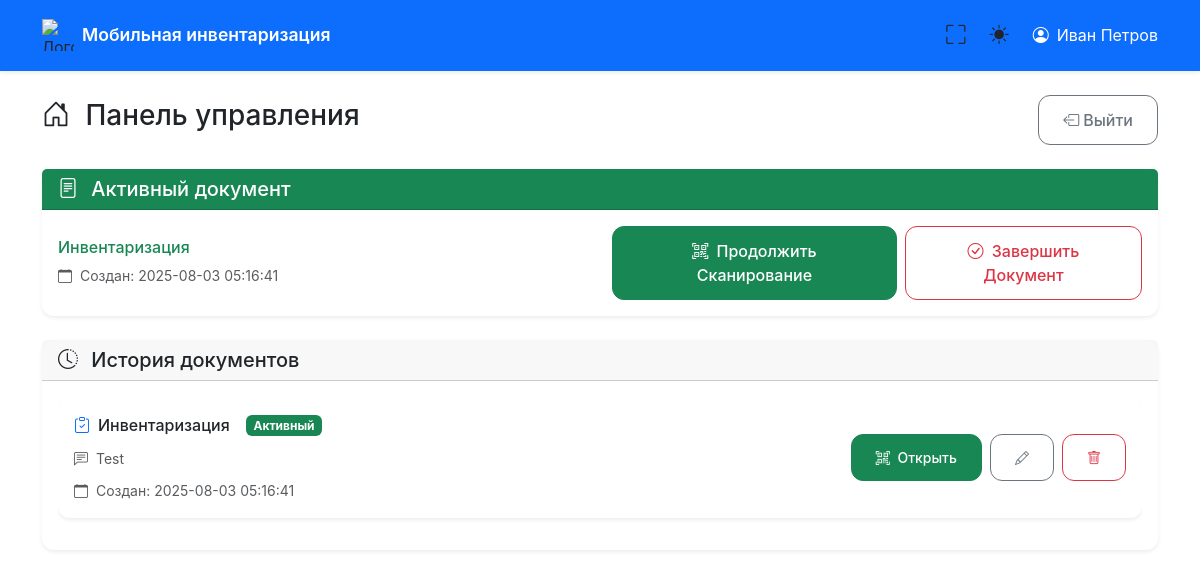
The app's page /dashboard/3, older data.
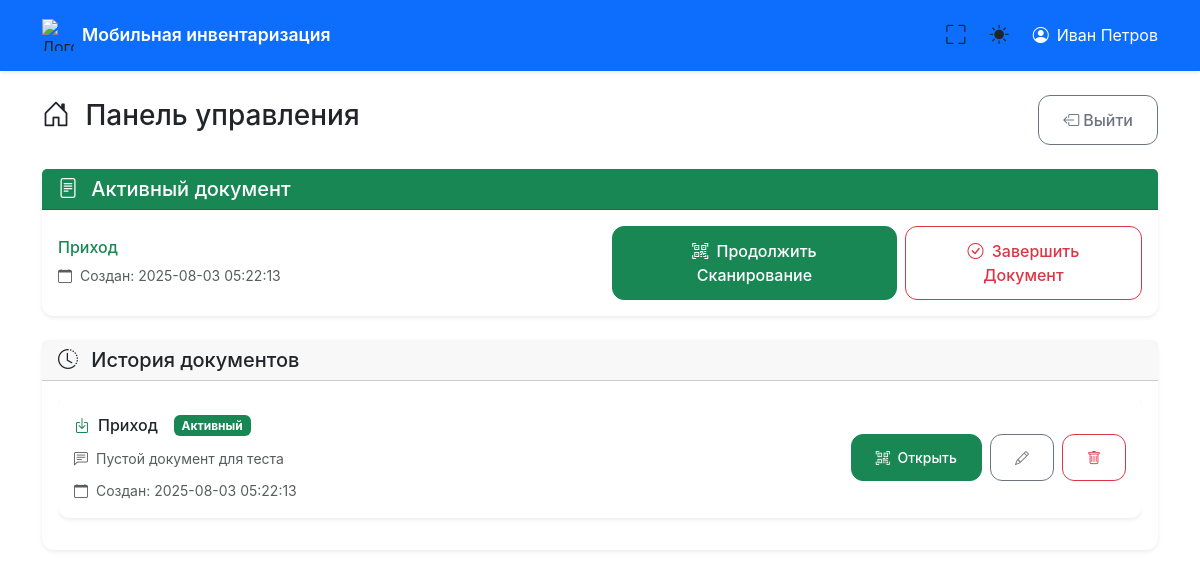
The same page, newer data.
### tables this page shows
CREATE TABLE documents (
            id INTEGER PRIMARY KEY AUTOINCREMENT,
            user_id INTEGER NOT NULL,
            doc_type TEXT NOT NULL,
            status TEXT NOT NULL DEFAULT 'active',
            created_at TEXT NOT NULL,
            closed_at TEXT, comment TEXT DEFAULT '',
            FOREIGN KEY (user_id) REFERENCES users (id)
        );

### main.py (the view)
@app.get("/dashboard/{user_id}", response_class=HTMLResponse)
async def dashboard(request: Request, user_id: int):
    conn = get_db_connection()
    cursor = conn.cursor()
    cursor.execute("SELECT * FROM users WHERE id = ?", (user_id,))
    user = cursor.fetchone()
    if not user:
        conn.close()
        raise HTTPException(status_code=404, detail="Пользователь не найден")
    user_dict = dict(user)
    if is_admin(user_dict['name']):
        conn.close()
        return RedirectResponse(url=f"/admin/{user_id}", status_code=303)
    active_doc = get_active_document(user_id)
    user_documents = get_user_documents(user_id)
    conn.close()
    return templates.TemplateResponse("dashboard.html", {
        "request": request,
        "user": user_dict,
        "active_doc": active_doc,
        "documents": user_documents
    })

### templates/dashboard.html (shortened to what the changed rows need)
{% extends "base.html" %}
{% block content %}
<div class="row">
    <div class="col-12">
        <div class="d-flex justify-content-between align-items-center mb-4">
            <h1 class="h3">
                <i class="bi bi-house-door me-2"></i>
                Панель управления
            </h1>
        </div>
    </div>
</div>
{% if active_doc %}
<div class="row mb-4">
    <div class="col-12">
                    <div class="card border-success">
                <div class="card-header bg-success text-white">
                    <h5 class="mb-0">
                        <i class="bi bi-file-text me-2"></i>
                        Активный документ
                    </h5>
                </div>
                <div class="card-body">
                    <div class="row align-items-center">
                        <div class="col-12 col-md-6 mb-3 mb-md-0">
                            <h6 class="text-success mb-2">{{ active_doc.doc_type }}</h6>
                            <p class="text-muted mb-0 small">
                                <i class="bi bi-calendar me-1"></i>
                                Создан: {{ active_doc.created_at[:19].replace('T', ' ') }}
                            </p>
                        </div>
                        <div class="col-12 col-md-6">
                            <div class="d-grid d-md-flex gap-2 justify-content-md-end">
                                <a href="/scan/{{ user.id }}" class="btn btn-success">
                                    <i class="bi bi-qr-code-scan me-1"></i>
                                    <span class="d-none d-sm-inline">Продолжить </span>Сканирование
                                </a>
                                <form method="post" action="/close_document/{{ user.id }}" class="d-inline">
                                    <button type="submit" class="btn btn-outline-danger w-100 w-md-auto"
                                            onclick="return confirm('Закрыть документ и сохранить CSV?')">
                                        <i class="bi bi-check-circle me-1"></i>
                                        <span class="d-none d-sm-inline">Завершить </span>Документ
                                    </button>
                                </form>
                            </div>
                        </div>
                    </div>
                </div>
            </div>
    </div>
</div>
{% endif %}
{% if documents %}
<div class="row">
    <div class="col-12">
        <div class="card">
            <div class="card-body">
                <div class="table-responsive">
                    <div class="row">
                        {% for doc in documents %}
                        <div class="col-12 mb-3">
                            <div class="card">
                                <div class="card-body">
                                    <div class="row align-items-center">
                                        <div class="col-md-8">
                                            <div class="d-flex align-items-center mb-2">
                                                {% if doc.doc_type == 'Инвентаризация' %}
                                                    <i class="bi bi-clipboard-check text-primary me-2"></i>
                                                {% else %}
                                                    <i class="bi bi-box-arrow-in-down text-success me-2"></i>
                                                {% endif %}
                                                <h6 class="mb-0 me-3">{{ doc.doc_type }}</h6>
                                                {% if doc.status == 'active' %}
                                                    <span class="badge bg-success">Активный</span>
                                                {% else %}
                                                    <span class="badge bg-secondary">Закрыт</span>
                                                {% endif %}
                                            </div>
                                            {% if doc.comment %}
                                            <div class="mb-2">
                                                <small class="text-muted">
                                                    <i class="bi bi-chat-left-text me-1"></i>
                                                    {{ doc.comment }}
                                                </small>
                                            </div>
                                            {% endif %}
                                            <div class="small text-muted">
                                                <i class="bi bi-calendar me-1"></i>
                                                Создан: {{ doc.created_at[:19].replace('T', ' ') }}
                                            </div>
                                        </div>
                                        <div class="col-md-4">
                                            <div class="d-flex flex-wrap gap-2 justify-content-md-end">
                                                {% if doc.status == 'closed' %}
                                                    <form method="post" action="/regenerate_csv/{{ user.id }}" class="d-inline">
                                                        <input type="hidden" name="document_id" value="{{ doc.id }}">
                                                        <button type="submit" class="btn btn-sm btn-outline-primary">
                                                            <i class="bi bi-download me-1"></i>
                                                            <span class="d-none d-sm-inline">Выгрузить</span>
                                                        </button>
                                                    </form>
                                                {% else %}
                                                    <a href="/scan/{{ user.id }}" class="btn btn-sm btn-success">
                                                        <i class="bi bi-qr-code-scan me-1"></i>
                                                        <span class="d-none d-sm-inline">Открыть</span>
                                                    </a>
                                                {% endif %}
                                                <button class="btn btn-sm btn-outline-secondary"
                                                        onclick="editComment({{ doc.id }}, '{{ doc.comment|e }}')"
                                                        title="Редактировать комментарий">
                                                    <i class="bi bi-pencil"></i>
                                                </button>
                                                <form method="post" action="/delete_document/{{ user.id }}" class="d-inline">
                                                    <button type="submit" class="btn btn-sm btn-outline-danger"
                                                            onclick="return confirm('Удалить документ? Это действие нельзя отменить!')"
                                                            title="Удалить документ">
                                                        <i class="bi bi-trash"></i>
                                                    </button>
                                                </form>
                                            </div>
                                        </div>
                                    </div>
                                </div>
                            </div>
                        </div>
                        {% endfor %}
                    </div>
                </div>
            </div>
        </div>
    </div>
</div>
{% endif %}
{% endblock %}

Row changes from the older to the newer data that the page shows:
removed documents: doc_type "Инвентаризация", created_at "2025-08-03 05:16:41", status "Активный", comment "Test"
added documents: doc_type "Приход", created_at "2025-08-03 05:22:13", status "Активный", comment "Пустой документ для теста"
